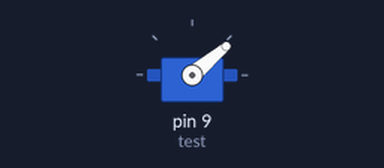
A sketch run on a simulated Arduino Uno, built with avr-gcc and run on an emulated ATmega328P. Shown: servo.

Above: at 0.05 s.
Timing chart, 0 to 4.6 s (numbered marks = the images above):
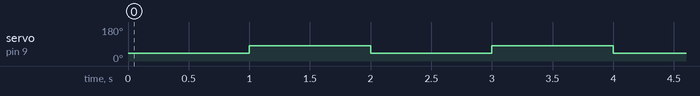

Measured:
- by itself, servo on pin 9 (test): alternates 80° for 1.0 s and 40° for 1.0 s

The sketch:

testServo.ino
```cpp
#include <Servo.h>
Servo test;

void setup() {
  // put your setup code here, to run once:
test.attach(9);
}

void loop() {
  // put your main code here, to run repeatedly:
  test.write(40);
  delay(1000);
  test.write(80);
  delay(1000);
}
```
